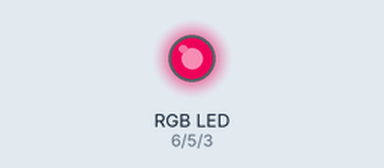
Bench run of a sketch on a simulated Arduino Uno, built with avr-gcc and run on an emulated ATmega328P. Shown: an RGB LED mixed from three pins (HIGH = lit). What the sketch prints to the serial monitor is not drawn.

Above: at 0.1 s.
Timing chart, 0 to 1.6 s (numbered marks = the images above):
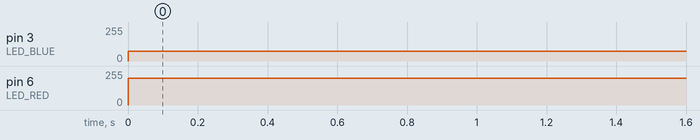

The sketch:

led-management.ino
```cpp
int DELAY_SHORT = 42;
int DELAY_LONG = 3*DELAY_SHORT;
int LED_PIN = LED_BUILTIN;
int LED_AUX = 12;
int LED_RED = 6;
int LED_GREEN = 5;
int LED_BLUE = 3;

void ledUpLong(int led) {
  digitalWrite(led, HIGH);
  delay(DELAY_LONG);
}

void ledUpShort(int led) {
  digitalWrite(led, HIGH);
  delay(DELAY_SHORT);
}

void ledLowLong(int led) {
  digitalWrite(led, LOW);
  delay(DELAY_LONG);
}

void ledLowShort(int led) {
  digitalWrite(led, LOW);
  delay(DELAY_SHORT);
}

void sosBlink(int led) {
  for (int i = 0; i<3; i++) {
    ledUpShort(led);
    ledLowShort(led);
  }
  for (int i = 0; i<3; i++) {
    ledUpLong(led);
    ledLowShort(led);
  }
  for (int i = 0; i<3; i++) {
    ledUpShort(led);
    ledLowShort(led);
  }
}

void normalBlink(int led) {
  ledUpShort(led);
  ledLowShort(led);
}

void ledColorRGB(int red, int green, int blue) {
  analogWrite(LED_RED, red);
  analogWrite(LED_GREEN, green);
  analogWrite(LED_BLUE, blue);
}

void varColors(int redB, int redF, int greenB, int greenF, int blueB, int blueF, int steps, int delay_t) {
  /*
   * Ne fonctionne pas, affiche toujours les valeurs initiales
   */
  int red = 0;
  int green = 0;
  int blue = 0;
  for (int i = 0; i < steps ; i++) {
    red = i/steps * (redF - redB) + redB;
    green = i/steps * (greenF - greenB) + greenB;
    blue = i/steps * (blueF - blueB) + blueB;
    Serial.println(i); Serial.println(red); Serial.println(green); Serial.println(blue);
    Serial.println("---");
    ledColorRGB(red, green, blue);
    delay(delay_t);
  }
}

void setup() {
  // put your setup code here, to run once:
  Serial.begin(9600);
  Serial.println("Booting up...");
  //pinMode(LED_PIN, OUTPUT);
  //pinMode(LED_AUX, OUTPUT);
  pinMode(LED_RED, OUTPUT);
  pinMode(LED_GREEN, OUTPUT);
  pinMode(LED_BLUE, OUTPUT);
}

void loop() {
  //ledColorRGB(0, 50, 0);
  varColors(200, 20, 0, 100, 75, 0, 5, 500);
}
```

Measured:
- by itself, pin 3 (LED_BLUE): 0/255 → 75/255 at 0.00 s
- by itself, pin 6 (LED_RED): 0/255 → 200/255 at 0.00 s
